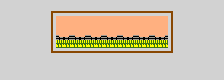

The image is a tile-based game level rendered from a .tmx file. Its description and complete source (layers, tilesets, objects, tile grids) follow:
An orthogonal 28x10 tile map with 8x8 px tiles, 1 tile layer (Tile Layer 1).

<map version="1.0" tiledversion="1.0.3" orientation="orthogonal" renderorder="right-down" width="28" height="10" tilewidth="8" tileheight="8" nextobjectid="1">
 <tileset firstgid="1" source="Tiles.tsx" />
 <layer name="Tile Layer 1" width="28" height="10">
  <data encoding="csv">
38,38,38,38,38,38,38,38,38,38,38,38,38,38,38,38,38,38,38,38,38,38,38,38,38,38,38,38,
38,38,38,38,38,38,27,28,28,28,28,28,28,28,28,28,28,28,28,28,28,7,38,38,38,38,38,38,
38,38,38,38,38,38,26,22,22,22,22,22,22,22,22,22,22,22,22,22,22,26,38,38,38,38,38,38,
38,38,38,38,38,38,26,22,22,22,22,22,22,22,22,22,22,22,22,22,22,26,38,38,38,38,38,38,
38,38,38,38,38,38,26,43,45,43,45,43,45,43,45,43,45,43,45,43,45,26,38,38,38,38,38,38,
38,38,38,38,38,38,26,12,12,12,12,12,12,12,12,12,12,12,12,12,12,26,38,38,38,38,38,38,
38,38,38,38,38,38,11,28,28,28,28,28,28,28,28,28,28,28,28,28,28,13,38,38,38,38,38,38,
38,38,38,38,38,38,38,38,38,38,38,38,38,38,38,38,38,38,38,38,38,38,38,38,38,38,38,38,
38,38,38,38,38,38,38,38,38,38,38,38,38,38,38,38,38,38,38,38,38,38,38,38,38,38,38,38,
38,38,38,38,38,38,38,38,38,38,38,38,38,38,38,38,38,38,38,38,38,38,38,38,38,38,38,38
</data>
 </layer>
</map>
